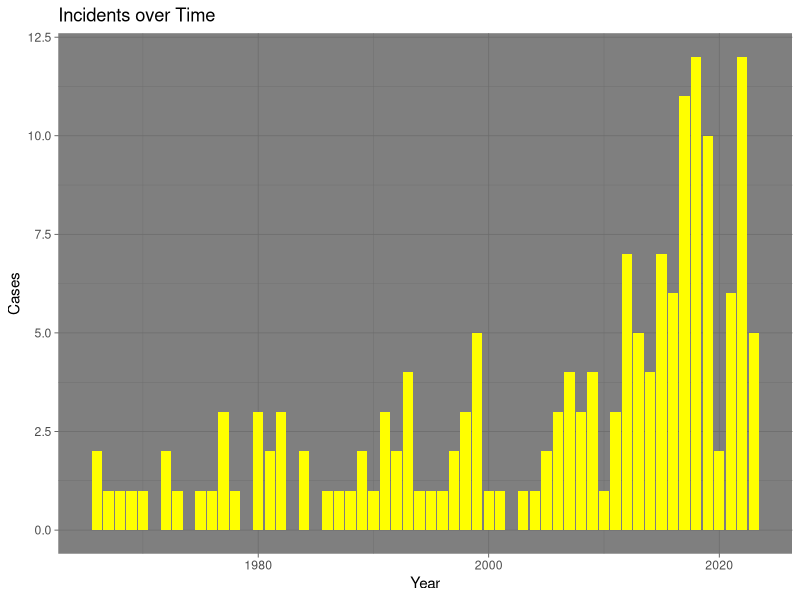
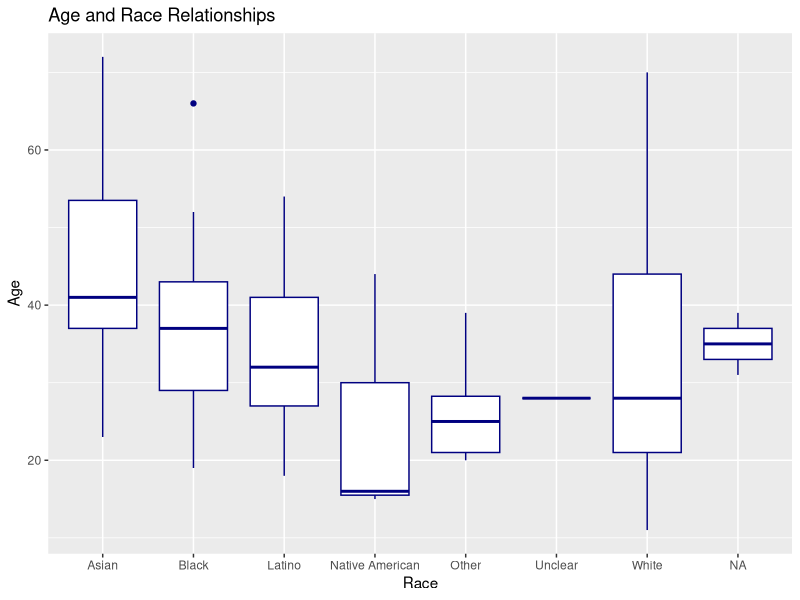
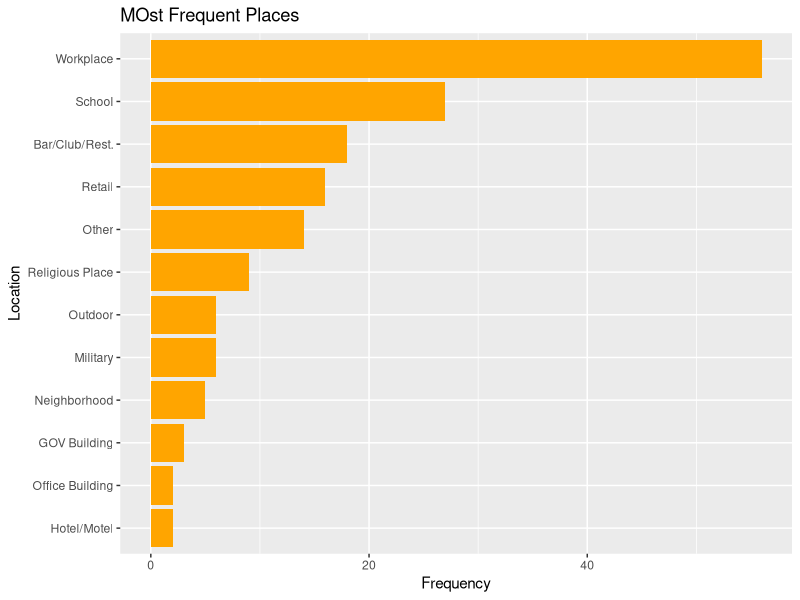
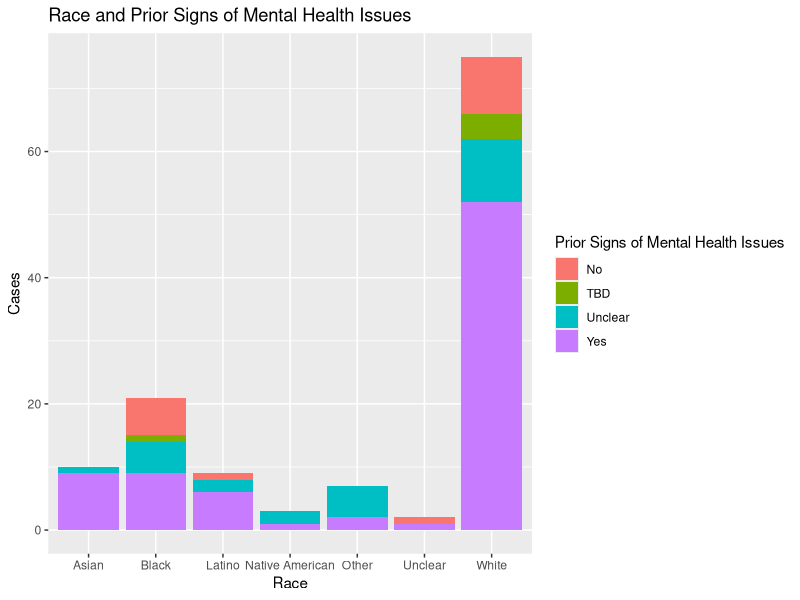
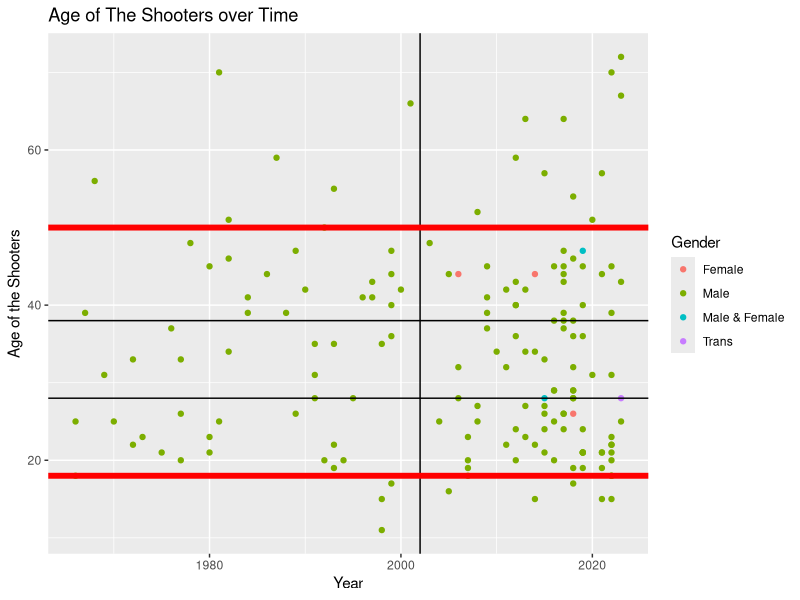
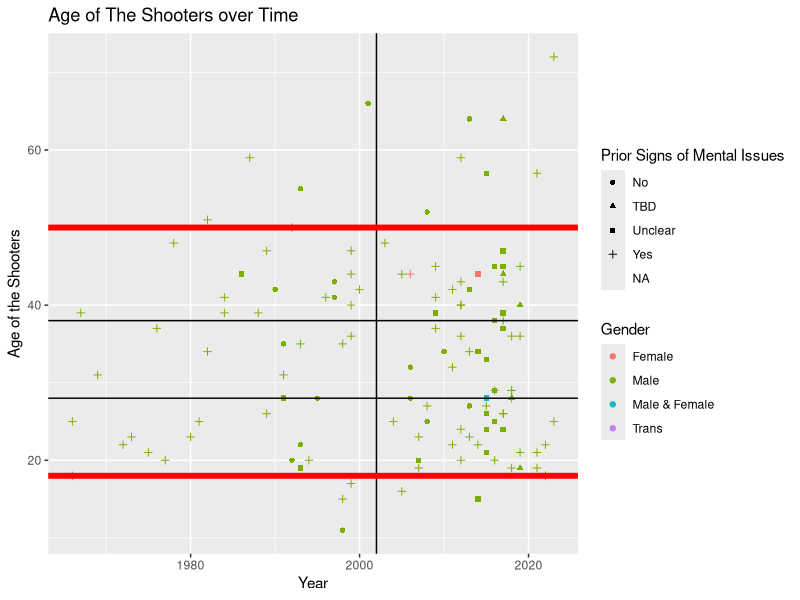
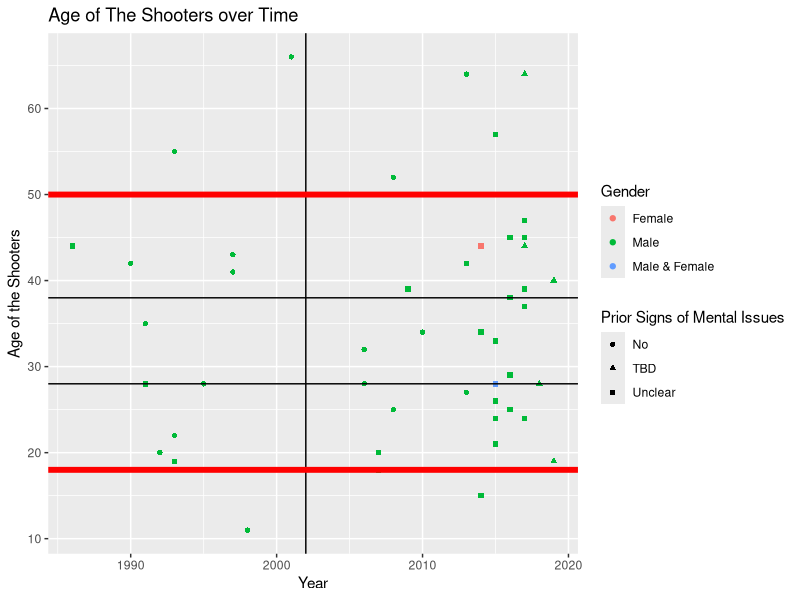
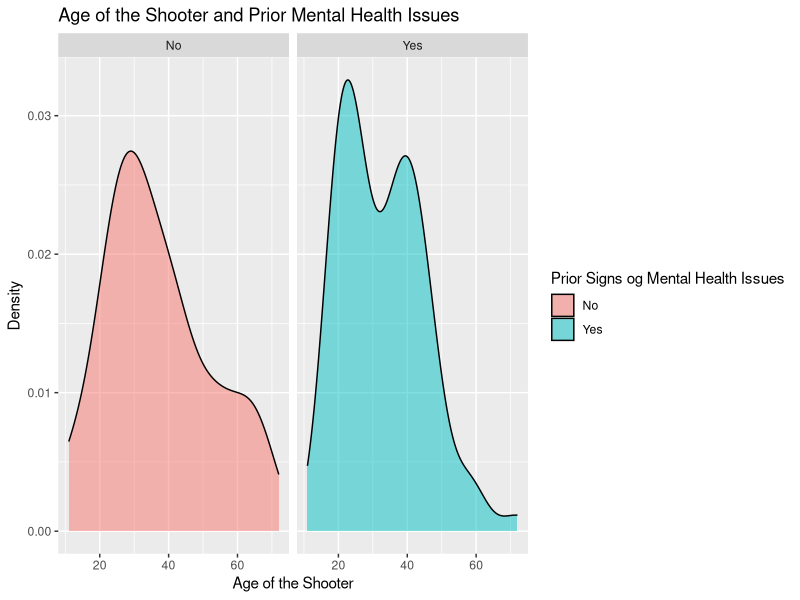

These figures' R source, in order: (Note: this script raises an error after producing the figures.)
## ---- chunk 1
knitr::opts_chunk$set(echo = TRUE)
## ---- chunk 2
my_data <- read.csv('Mother Jones - Mass Shootings Database, 1982 - 2023 - Sheet1.csv', na.strings = "-")
my_data2 <- read.csv('Violence Project Mass Shooter Database - Version 6.1 - Full Database.csv', na.strings = "-")
## ---- chunk 3
#install.packages(tidyverse)
library(dplyr)
library(tidyverse)
library(stringr)
## ---- chunk 4
glimpse(my_data)

## ---- chunk 5
#install.packages(tidyverse)
library(dplyr)
library(tidyverse)
## ---- chunk 6
# Assign the variables to the data type of my choice. 
 my_data$age_of_shooter <- as.integer(my_data$age_of_shooter)
 my_data$fatalities <- as.integer(my_data$fatalities)
 my_data$injured <- as.integer(my_data$injured)
 my_data$total_victims <- as.integer(my_data$total_victims)
 my_data$latitude <- as.numeric(my_data$latitude)
 my_data$longitude <- as.numeric(my_data$longitude)
## ---- chunk 7
# remove newline 
my_data$location <- str_replace_all(my_data$location,'[\r\n]','')
my_data$race <- str_replace_all(my_data$race,'[\r\n]','')


# replace a string by another one
my_data$location[my_data$location == 'religious' | my_data$location == 'Religious'] <- 'Religious Place'
my_data$location[my_data$location == 'workplace'] <- 'Workplace'

my_data$race[my_data$race == 'unclear'] <- 'Unclear'
my_data$race[my_data$race == 'black'] <- 'Black'
my_data$race[my_data$race == 'white'] <- 'White'

my_data$gender[2] <- 'Trans'
my_data$gender[my_data$gender == 'M'] <- 'Male'
my_data$gender[my_data$gender == 'F'] <- 'Female'


## ---- chunk 8
hp <- my_data %>% 
  group_by(year) %>%
  summarize(Cases = n()) %>% 
  arrange(desc(.)) %>% 
  mutate(Percentage = 100 * Cases/sum(Cases))

## ---- chunk 9

hp %>% ggplot(aes(x=year, y = Cases)) +
  geom_histogram(stat = 'identity', fill = 'yellow') +
  theme_dark() +
  labs(title = 'Incidents over Time',
       x = 'Year',
       y = 'Cases')

## ---- chunk 10
my_data %>% 
  select(age_of_shooter, fatalities, injured, total_victims) %>% 
  summary()
## ---- chunk 11
my_data %>%
  filter(total_victims == 604) %>% 
  select(Case = case,Fatality =  fatalities, Injured = injured, Victims = total_victims, City = city, State = state, Date = date, Age = age_of_shooter, Race = race, Gender = gender, Weapons = weapon_type)
## ---- chunk 12
my_data %>% 
  filter(age_of_shooter == '11' | age_of_shooter == '72') %>% 
  select(Case = case, Age = age_of_shooter, Fatality =  fatalities, Injured = injured, Victims = total_victims, City = city, State = state, Date = date, Race = race, Gender = gender, Weapons = weapon_type)
## ---- chunk 13
my_data %>%
  group_by(race) %>% 
  summarise(Total = n()) %>% 
  arrange(desc(Total)) %>% 
  mutate(Ratio = 100 * Total/sum(Total))
## ---- chunk 14
my_data %>% 
  group_by(race) %>% 
  filter(year < 2002) %>% 
  summarise(Count = n()) %>% 
  arrange(desc(Count)) %>% 
  mutate(Ratio = 100 * Count/sum(Count))
## ---- chunk 15
my_data %>% 
  group_by(race) %>% 
  filter(year > 2002) %>% 
  summarise(Count = n()) %>% 
  arrange(desc(Count)) %>% 
  mutate(Ratio = 100 * Count/sum(Count))
## ---- chunk 16
my_data %>% 
  ggplot(aes(x = race, y = age_of_shooter)) + 
  geom_boxplot(color = 'navy') +
  labs(title = 'Age and Race Relationships',
       x = 'Race', 
       y = 'Age')
           
## ---- chunk 17
my_data %>% 
  group_by(location) %>% 
  summarise(Count = n()) %>%
  mutate(Percentage = 100 * Count/sum(Count)) %>% 
  ggplot(aes(x = reorder(location, Count), y = Count )) + 
  geom_bar(stat = 'identity', fill = 'Orange') + 
  coord_flip() +
  labs(title = 'MOst Frequent Places',
          x = 'Location',
          y = 'Frequency')
## ---- chunk 18
my_data %>% 
  group_by(weapon_type) %>% 
  summarize(Count = n()) %>% 
  arrange(desc(Count)) %>%
  mutate(Percentage = 100 * Count/sum(Count)) %>%
  select(weapon_type, Percentage, everything()) %>% 
  filter(Count > 1)
## ---- chunk 19
p <- my_data %>%
  filter(!race == '-') %>%
  filter(!prior_signs_mental_health_issues == '-') %>%
  ggplot(aes(x = race, fill = prior_signs_mental_health_issues))
p + geom_histogram(stat = 'count', position = 'stack') +
  labs(title = 'Race and Prior Signs of Mental Health Issues',
       x = 'Race',
       y = 'Cases',
       fill = 'Prior Signs of Mental Health Issues')

## ---- chunk 20
p <- my_data %>%
  ggplot(aes(x = year, y = age_of_shooter, color = gender))
p + geom_point() + labs(title = 'Age of The Shooters over Time',
                        x = 'Year',
                        y = 'Age of the Shooters',
                        color ='Gender',
                        shape = 'Prior Signs of Mental Issues') +
  geom_vline(xintercept = 2002) +
  geom_hline(yintercept = 18, size = 2, color = 'Red') +
  geom_hline(yintercept = 28) +
  geom_hline(yintercept = 38) +
  geom_hline(yintercept = 50, size = 2, color = 'Red')
## ---- chunk 21
p <- my_data %>%
  ggplot(aes(x = year, y = age_of_shooter, color = gender, shape = prior_signs_mental_health_issues))
p + geom_point() + labs(title = 'Age of The Shooters over Time',
                        x = 'Year',
                        y = 'Age of the Shooters',
                        color ='Gender',
                        shape = 'Prior Signs of Mental Issues') +
  geom_vline(xintercept = 2002) +
  geom_hline(yintercept = 18, size = 2, color = 'Red') +
  geom_hline(yintercept = 28) +
  geom_hline(yintercept = 38) +
  geom_hline(yintercept = 50, size = 2, color = 'Red')
## ---- chunk 22
p <- my_data %>%
  filter(!prior_signs_mental_health_issues == "Yes") %>% 
  ggplot(aes(x = year, y = age_of_shooter, color = gender, shape = prior_signs_mental_health_issues))
p + geom_point() + labs(title = 'Age of The Shooters over Time',
                        x = 'Year',
                        y = 'Age of the Shooters',
                        color ='Gender',
                        shape = 'Prior Signs of Mental Issues') +
  geom_vline(xintercept = 2002) +
  geom_hline(yintercept = 18, size = 2, color = 'Red') +
  geom_hline(yintercept = 28) +
  geom_hline(yintercept = 38) +
  geom_hline(yintercept = 50, size = 2, color = 'Red')

## ---- chunk 23
my_data %>%
  filter(prior_signs_mental_health_issues == "Yes") %>% 
  group_by(year) %>%
  nrow()
## ---- chunk 24
my_data %>% 
  filter(weapons_obtained_legally == "No") %>% 
  group_by(year) %>% 
  nrow()
## ---- chunk 25
p <- my_data %>%
  filter(!race == '-') %>%
  filter(!prior_signs_mental_health_issues == '-') %>%
  filter(!prior_signs_mental_health_issues == 'TBD') %>% 
  filter(!prior_signs_mental_health_issues == 'Unclear') %>% 
  ggplot(aes(x = age_of_shooter, fill = prior_signs_mental_health_issues))
p + geom_density(alpha = .5) +
  facet_wrap(~ prior_signs_mental_health_issues) +
  labs(title = 'Age of the Shooter and Prior Mental Health Issues',
       x = 'Age of the Shooter',
       y = 'Density',
       fill = 'Prior Signs og Mental Health Issues')
## ---- chunk 26
my_data %>%
  filter(!gender == 'Trans') %>% 
  filter(!gender == 'Male & Female') %>% 
  ggplot(aes(x = age_of_shooter, fill = gender)) + geom_density(alpha = 0.5) +
  facet_wrap(~gender)+
  labs(title = 'Gender and Age of the Shooter',
       x = 'Age of the Shooter',
       y = 'Density',
       fill = 'Gender')
## ---- chunk 27
my_data %>%
  group_by(gender) %>% 
  summarise(Count = n()) %>% 
  mutate(Percentage = 100 * Count/sum(Count)) %>% 
  arrange(desc(Percentage))
## ---- chunk 28
my_data_notHInAL <- my_data %>% 
  filter(!state %in% c('HI','AK'))
## ---- chunk 29
library(maps)
states_map <- map_data("state") ## this gives us the lat and long for each point of each state.
  
map_plot <-  ggplot(states_map, aes(long, lat)) +
  geom_polygon(aes(group = group), fill = 'white', color = 'grey60') +
  geom_point(data = my_data_notHInAL, 
             aes(x = longitude, y = latitude, 
                 size = total_victims, color = 'Orange')) +
 coord_map('albers', lat0 = 45.5, lat1 = 29.5) +
  labs(title = 'Geography Location of the Incidents',
       x = NULL,
       y = NULL,
       size = 'Total Victims',
       color = NULL)
  
map_plot
## ---- chunk 30
my_data %>% 
  group_by(state) %>% 
  summarize(Cases = n()) %>% 
  arrange(desc(Cases)) %>% 
  mutate(Percentage = 100 * Cases/sum(Cases))
## ---- chunk 31
bp <- my_data %>% 
  group_by(day_of_week) %>% 
  summarise(Count = n()) %>% 
  arrange(desc(Count)) %>% 
  mutate(Percentage = 100 * Count/sum(Count))

my_data %>% 
  group_by(day_of_week) %>% 
  summarise(Count = n()) %>% 
  arrange(desc(Count)) %>% 
  mutate(Percentage = 100 * Count/sum(Count))
## ---- chunk 32
bp %>% ggplot(aes(x = reorder(day_of_week, Percentage), y = Percentage)) +
  geom_bar(stat = 'identity', fill = 'Purple') +
  labs(title = "Mass Shooting's Chance in a Particular Day of the Week",
       x = 'Day of The Week',
       y = 'Frequency (by Percentage)')
  
## ---- chunk 33
my_data %>% 
  select(day_of_week,fatalities) %>% 
  group_by(day_of_week) %>% 
  summarise(Total_Fatalities = sum(fatalities)) %>% 
  arrange(desc(Total_Fatalities)) %>% 
  ggplot(aes(x=reorder(day_of_week, Total_Fatalities), y = Total_Fatalities)) + 
  geom_bar(stat = 'identity', fill = 'Purple') +
  labs(title = 'Deadliest Day of the Week by Mass Shooting',
       x = 'Day of the Week',
       y = 'Total Fatalities')

